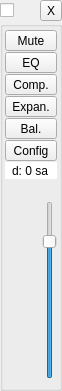
<?xml version="1.0" encoding="UTF-8"?>
<ui version="4.0">
 <class>OutputController</class>
 <widget class="QWidget" name="OutputController">
  <property name="geometry">
   <rect>
    <x>0</x>
    <y>0</y>
    <width>62</width>
    <height>391</height>
   </rect>
  </property>
  <property name="acceptDrops">
   <bool>true</bool>
  </property>
  <property name="windowTitle">
   <string>Form</string>
  </property>
  <layout class="QGridLayout" name="gridLayout">
   <property name="leftMargin">
    <number>0</number>
   </property>
   <property name="topMargin">
    <number>0</number>
   </property>
   <property name="rightMargin">
    <number>0</number>
   </property>
   <property name="bottomMargin">
    <number>0</number>
   </property>
   <property name="spacing">
    <number>0</number>
   </property>
   <item row="0" column="2">
    <widget class="QToolButton" name="removeButton">
     <property name="text">
      <string>X</string>
     </property>
     <property name="toolButtonStyle">
      <enum>Qt::ToolButtonTextOnly</enum>
     </property>
    </widget>
   </item>
   <item row="0" column="1">
    <spacer name="removeButtonSpacer">
     <property name="orientation">
      <enum>Qt::Horizontal</enum>
     </property>
     <property name="sizeHint" stdset="0">
      <size>
       <width>40</width>
       <height>20</height>
      </size>
     </property>
    </spacer>
   </item>
   <item row="1" column="0" colspan="3">
    <widget class="QGroupBox" name="groupBox">
     <property name="title">
      <string/>
     </property>
     <layout class="QGridLayout" name="gridLayout_2" rowstretch="0,0,0,0,0,0,0,0,0">
      <property name="leftMargin">
       <number>2</number>
      </property>
      <property name="topMargin">
       <number>3</number>
      </property>
      <property name="rightMargin">
       <number>2</number>
      </property>
      <property name="horizontalSpacing">
       <number>0</number>
      </property>
      <property name="verticalSpacing">
       <number>1</number>
      </property>
      <item row="8" column="0">
       <widget class="QWidget" name="volumeLevelContainer" native="true">
        <layout class="QHBoxLayout" name="horizontalLayout_2">
         <property name="spacing">
          <number>0</number>
         </property>
         <property name="leftMargin">
          <number>0</number>
         </property>
         <property name="topMargin">
          <number>0</number>
         </property>
         <property name="rightMargin">
          <number>0</number>
         </property>
         <property name="bottomMargin">
          <number>0</number>
         </property>
         <item>
          <widget class="QWidget" name="levelContainer" native="true">
           <layout class="QHBoxLayout" name="levelContainerLayout">
            <property name="spacing">
             <number>0</number>
            </property>
            <property name="leftMargin">
             <number>0</number>
            </property>
            <property name="topMargin">
             <number>0</number>
            </property>
            <property name="rightMargin">
             <number>0</number>
            </property>
            <property name="bottomMargin">
             <number>0</number>
            </property>
           </layout>
          </widget>
         </item>
         <item>
          <spacer name="horizontalSpacer">
           <property name="orientation">
            <enum>Qt::Horizontal</enum>
           </property>
           <property name="sizeHint" stdset="0">
            <size>
             <width>77</width>
             <height>20</height>
            </size>
           </property>
          </spacer>
         </item>
         <item>
          <widget class="QSlider" name="volumeSlider">
           <property name="minimum">
            <number>-80</number>
           </property>
           <property name="maximum">
            <number>20</number>
           </property>
           <property name="orientation">
            <enum>Qt::Vertical</enum>
           </property>
          </widget>
         </item>
        </layout>
       </widget>
      </item>
      <item row="2" column="0">
       <widget class="QToolButton" name="compressorButton">
        <property name="sizePolicy">
         <sizepolicy hsizetype="MinimumExpanding" vsizetype="Fixed">
          <horstretch>0</horstretch>
          <verstretch>0</verstretch>
         </sizepolicy>
        </property>
        <property name="text">
         <string>Comp.</string>
        </property>
        <property name="checkable">
         <bool>true</bool>
        </property>
       </widget>
      </item>
      <item row="1" column="0">
       <widget class="QToolButton" name="eqButton">
        <property name="sizePolicy">
         <sizepolicy hsizetype="MinimumExpanding" vsizetype="Fixed">
          <horstretch>0</horstretch>
          <verstretch>0</verstretch>
         </sizepolicy>
        </property>
        <property name="text">
         <string>EQ</string>
        </property>
        <property name="checkable">
         <bool>true</bool>
        </property>
       </widget>
      </item>
      <item row="7" column="0">
       <widget class="QWidget" name="levelLabelContainer" native="true">
        <property name="sizePolicy">
         <sizepolicy hsizetype="Preferred" vsizetype="Fixed">
          <horstretch>0</horstretch>
          <verstretch>0</verstretch>
         </sizepolicy>
        </property>
        <layout class="QHBoxLayout" name="horizontalLayout">
         <property name="spacing">
          <number>0</number>
         </property>
         <property name="leftMargin">
          <number>0</number>
         </property>
         <property name="topMargin">
          <number>0</number>
         </property>
         <property name="rightMargin">
          <number>0</number>
         </property>
         <property name="bottomMargin">
          <number>0</number>
         </property>
         <item>
          <widget class="FastLabelWidget" name="levelLabel" native="true">
           <property name="minimumSize">
            <size>
             <width>24</width>
             <height>20</height>
            </size>
           </property>
           <property name="maximumSize">
            <size>
             <width>24</width>
             <height>20</height>
            </size>
           </property>
          </widget>
         </item>
         <item>
          <spacer name="horizontalSpacer_2">
           <property name="orientation">
            <enum>Qt::Horizontal</enum>
           </property>
           <property name="sizeHint" stdset="0">
            <size>
             <width>40</width>
             <height>20</height>
            </size>
           </property>
          </spacer>
         </item>
         <item>
          <widget class="FastLabelWidget" name="volumeLevelLabel" native="true">
           <property name="minimumSize">
            <size>
             <width>24</width>
             <height>20</height>
            </size>
           </property>
           <property name="maximumSize">
            <size>
             <width>24</width>
             <height>20</height>
            </size>
           </property>
          </widget>
         </item>
        </layout>
       </widget>
      </item>
      <item row="5" column="0">
       <widget class="QToolButton" name="configButton">
        <property name="sizePolicy">
         <sizepolicy hsizetype="MinimumExpanding" vsizetype="Fixed">
          <horstretch>0</horstretch>
          <verstretch>0</verstretch>
         </sizepolicy>
        </property>
        <property name="text">
         <string>Config</string>
        </property>
       </widget>
      </item>
      <item row="0" column="0">
       <widget class="QToolButton" name="muteButton">
        <property name="sizePolicy">
         <sizepolicy hsizetype="MinimumExpanding" vsizetype="Fixed">
          <horstretch>0</horstretch>
          <verstretch>0</verstretch>
         </sizepolicy>
        </property>
        <property name="text">
         <string>Mute</string>
        </property>
        <property name="checkable">
         <bool>true</bool>
        </property>
       </widget>
      </item>
      <item row="4" column="0">
       <widget class="QToolButton" name="balanceButton">
        <property name="sizePolicy">
         <sizepolicy hsizetype="MinimumExpanding" vsizetype="Fixed">
          <horstretch>0</horstretch>
          <verstretch>0</verstretch>
         </sizepolicy>
        </property>
        <property name="text">
         <string>Bal.</string>
        </property>
       </widget>
      </item>
      <item row="6" column="0">
       <widget class="QDoubleSpinBox" name="delaySpinBox">
        <property name="sizePolicy">
         <sizepolicy hsizetype="Ignored" vsizetype="Fixed">
          <horstretch>0</horstretch>
          <verstretch>0</verstretch>
         </sizepolicy>
        </property>
        <property name="toolTip">
         <string>Delay in samples</string>
        </property>
        <property name="frame">
         <bool>false</bool>
        </property>
        <property name="alignment">
         <set>Qt::AlignCenter</set>
        </property>
        <property name="buttonSymbols">
         <enum>QAbstractSpinBox::NoButtons</enum>
        </property>
        <property name="prefix">
         <string>d: </string>
        </property>
        <property name="suffix">
         <string> sa</string>
        </property>
        <property name="decimals">
         <number>0</number>
        </property>
        <property name="maximum">
         <double>100000.000000000000000</double>
        </property>
       </widget>
      </item>
      <item row="3" column="0">
       <widget class="QToolButton" name="expanderButton">
        <property name="sizePolicy">
         <sizepolicy hsizetype="MinimumExpanding" vsizetype="Fixed">
          <horstretch>0</horstretch>
          <verstretch>0</verstretch>
         </sizepolicy>
        </property>
        <property name="text">
         <string>Expan.</string>
        </property>
        <property name="checkable">
         <bool>true</bool>
        </property>
       </widget>
      </item>
     </layout>
    </widget>
   </item>
   <item row="0" column="0">
    <widget class="QCheckBox" name="enableCheckBox">
     <property name="text">
      <string/>
     </property>
    </widget>
   </item>
  </layout>
 </widget>
 <customwidgets>
  <customwidget>
   <class>FastLabelWidget</class>
   <extends>QWidget</extends>
   <header>FastLabelWidget.h</header>
   <container>1</container>
  </customwidget>
 </customwidgets>
 <tabstops>
  <tabstop>muteButton</tabstop>
  <tabstop>eqButton</tabstop>
  <tabstop>delaySpinBox</tabstop>
 </tabstops>
 <resources/>
 <connections/>
</ui>
